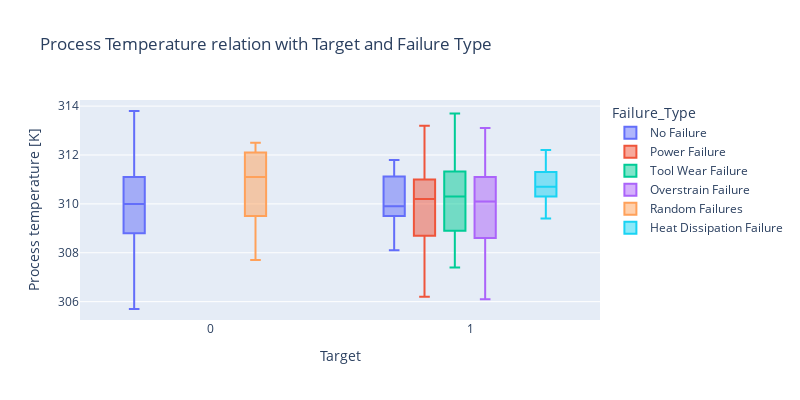

Notebook code cell kept with this figure:
### Code cell
fig= px.box(data, y= 'Process temperature [K]', x= 'Target', title='Process Temperature relation with Target and Failure Type',
color= 'Failure_Type', width=800, height=400)
fig.show()

### Figure 1 — Plotly figure (JSON) as saved in the notebook; plotly's stock layout.template omitted (floating-point values rounded to 4 significant figures; data arrays with more than 128 entries replaced by an {"elided": "..."} marker saying what was removed)
{"data": [{"alignmentgroup": "True", "hovertemplate": "Failure_Type=No Failure<br>Target=%{x}<br>Process temperature [K]=%{y}<extra></extra>", "legendgroup": "No Failure", "marker": {"color": "#636efa"}, "name": "No Failure", "notched": false, "offsetgroup": "No Failure", "orientation": "v", "showlegend": true, "type": "box", "x": {"elided": "9652 int values"}, "x0": " ", "xaxis": "x", "y": {"elided": "9652 float values"}, "y0": " ", "yaxis": "y"}, {"alignmentgroup": "True", "hovertemplate": "Failure_Type=Power Failure<br>Target=%{x}<br>Process temperature [K]=%{y}<extra></extra>", "legendgroup": "Power Failure", "marker": {"color": "#EF553B"}, "name": "Power Failure", "notched": false, "offsetgroup": "Power Failure", "orientation": "v", "showlegend": true, "type": "box", "x": [1, 1, 1, 1, 1, 1, 1, 1, 1, 1, 1, 1, 1, 1, 1, 1, 1, 1, 1, 1, 1, 1, 1, 1, 1, 1, 1, 1, 1, 1, 1, 1, 1, 1, 1, 1, 1, 1, 1, 1, 1, 1, 1, 1, 1, 1, 1, 1, 1, 1, 1, 1, 1, 1, 1, 1, 1, 1, 1, 1, 1, 1, 1, 1, 1, 1, 1, 1, 1, 1, 1, 1, 1, 1, 1, 1, 1, 1, 1, 1, 1, 1, 1, 1, 1, 1, 1, 1, 1, 1, 1, 1, 1, 1, 1], "x0": " ", "xaxis": "x", "y": [309.1, 309, 308.3, 308.5, 308.7, 308.2, 308.3, 308.5, 308.7, 309.8, 307.4, 306.3, 306.2, 307.2, 307.5, 307.7, 307.8, 307.9, 309.5, 310.1, 310.2, 308.7, 308.7, 308, 307.9, 307.7, 308.2, 308.9, 308.7, 308.7, 308.2, 308.6, 308.8, 309.4, 309.8, 309.9, 310.9, 310.4, 310.6, 311, 311.6, 311.5, 311.4, 311.2, 311, 310.6, 311, 310.1, 310.2, 309.8, 309.7, 310.4, 310.2, 312, 312.2, 312.4, 313.1, 312.8, 313.2, 312.6, 312.3, 312.1, 312.2, 312.4, 311.9, 310.2, 310.9, 310.9, 310.1, 310.4, 310.7, 310.6, 310.7, 310.7, 311.4, 311.1, 310.5, 310.4, 310.2, 311.3, 311.2, 311, 311.6, 312.4, 312.2, 310.3, 310.1, 309.7, 308.1, 308.3, 307.9, 309, 310.2, 309.5, 308.2], "y0": " ", "yaxis": "y"}, {"alignmentgroup": "True", "hovertemplate": "Failure_Type=Tool Wear Failure<br>Target=%{x}<br>Process temperature [K]=%{y}<extra></extra>", "legendgroup": "Tool Wear Failure", "marker": {"color": "#00cc96"}, "name": "Tool Wear Failure", "notched": false, "offsetgroup": "Tool Wear Failure", "orientation": "v", "showlegend": true, "type": "box", "x": [1, 1, 1, 1, 1, 1, 1, 1, 1, 1, 1, 1, 1, 1, 1, 1, 1, 1, 1, 1, 1, 1, 1, 1, 1, 1, 1, 1, 1, 1, 1, 1, 1, 1, 1, 1, 1, 1, 1, 1, 1, 1, 1, 1, 1], "x0": " ", "xaxis": "x", "y": [308.9, 307.8, 308.5, 307.4, 307.6, 308, 309.2, 308.4, 309.3, 309.4, 309.6, 310.9, 310.9, 311.3, 311.5, 310.8, 310.9, 309.7, 310.5, 311.4, 312, 313.7, 313.2, 312.3, 310.2, 310.6, 310.6, 309.9, 309.9, 311, 310.3, 311.4, 311.8, 311.7, 311.7, 311.8, 310.7, 309.5, 308.3, 308.5, 308.8, 308.1, 308.9, 310.7, 309.8], "y0": " ", "yaxis": "y"}, {"alignmentgroup": "True", "hovertemplate": "Failure_Type=Overstrain Failure<br>Target=%{x}<br>Process temperature [K]=%{y}<extra></extra>", "legendgroup": "Overstrain Failure", "marker": {"color": "#ab63fa"}, "name": "Overstrain Failure", "notched": false, "offsetgroup": "Overstrain Failure", "orientation": "v", "showlegend": true, "type": "box", "x": [1, 1, 1, 1, 1, 1, 1, 1, 1, 1, 1, 1, 1, 1, 1, 1, 1, 1, 1, 1, 1, 1, 1, 1, 1, 1, 1, 1, 1, 1, 1, 1, 1, 1, 1, 1, 1, 1, 1, 1, 1, 1, 1, 1, 1, 1, 1, 1, 1, 1, 1, 1, 1, 1, 1, 1, 1, 1, 1, 1, 1, 1, 1, 1, 1, 1, 1, 1, 1, 1, 1, 1, 1, 1, 1, 1, 1, 1], "x0": " ", "xaxis": "x", "y": [308.2, 308.1, 308.2, 308.3, 308.3, 308.5, 309.6, 308.1, 306.1, 307.8, 307.8, 307.8, 308.1, 310.4, 310.4, 309.8, 308.4, 308.2, 307.3, 309.4, 308.6, 308.5, 308.8, 309, 309.1, 309.3, 309.3, 309.8, 310.1, 310.8, 310.8, 310.9, 311.2, 311.6, 311, 310.8, 310.5, 311.8, 312.7, 313.1, 312.9, 313, 312.4, 312.4, 312.2, 311.8, 310.7, 311.1, 311, 310.5, 309.9, 310.7, 311.6, 310.3, 311.9, 311.1, 311.2, 311.8, 311.8, 311.8, 311.9, 311.9, 310.9, 310.8, 309.8, 308.4, 308.1, 308.2, 308.6, 309.8, 309.9, 310, 309.8, 310.1, 310.2, 310.3, 309.4, 309.3], "y0": " ", "yaxis": "y"}, {"alignmentgroup": "True", "hovertemplate": "Failure_Type=Random Failures<br>Target=%{x}<br>Process temperature [K]=%{y}<extra></extra>", "legendgroup": "Random Failures", "marker": {"color": "#FFA15A"}, "name": "Random Failures", "notched": false, "offsetgroup": "Random Failures", "orientation": "v", "showlegend": true, "type": "box", "x": [0, 0, 0, 0, 0, 0, 0, 0, 0, 0, 0, 0, 0, 0, 0, 0, 0, 0], "x0": " ", "xaxis": "x", "y": [308.3, 309.8, 307.7, 309.5, 309, 309.2, 310.5, 312.3, 312.1, 312.5, 312.2, 311.9, 312.1, 310.7, 311.2, 311, 311.7, 311.9], "y0": " ", "yaxis": "y"}, {"alignmentgroup": "True", "hovertemplate": "Failure_Type=Heat Dissipation Failure<br>Target=%{x}<br>Process temperature [K]=%{y}<extra></extra>", "legendgroup": "Heat Dissipation Failure", "marker": {"color": "#19d3f3"}, "name": "Heat Dissipation Failure", "notched": false, "offsetgroup": "Heat Dissipation Failure", "orientation": "v", "showlegend": true, "type": "box", "x": [1, 1, 1, 1, 1, 1, 1, 1, 1, 1, 1, 1, 1, 1, 1, 1, 1, 1, 1, 1, 1, 1, 1, 1, 1, 1, 1, 1, 1, 1, 1, 1, 1, 1, 1, 1, 1, 1, 1, 1, 1, 1, 1, 1, 1, 1, 1, 1, 1, 1, 1, 1, 1, 1, 1, 1, 1, 1, 1, 1, 1, 1, 1, 1, 1, 1, 1, 1, 1, 1, 1, 1, 1, 1, 1, 1, 1, 1, 1, 1, 1, 1, 1, 1, 1, 1, 1, 1, 1, 1, 1, 1, 1, 1, 1, 1, 1, 1, 1, 1, 1, 1, 1, 1, 1, 1, 1, 1, 1, 1, 1, 1], "x0": " ", "xaxis": "x", "y": [309.4, 310.9, 310.8, 310.9, 310.9, 310.6, 310.9, 310.7, 310.4, 310.4, 310.4, 310.4, 310.7, 310.7, 310.7, 310.4, 310.2, 310.2, 310.4, 310.4, 310.5, 310.5, 310.6, 310.6, 310.6, 310.9, 310.7, 310.6, 310.6, 310.7, 310.7, 311, 310.9, 310.9, 311, 311.1, 310.9, 310.1, 309.9, 309.9, 309.9, 309.9, 310.3, 310.1, 310.1, 309.8, 310.1, 309.9, 309.5, 310, 310.1, 310.1, 310.2, 310.3, 310.1, 310.2, 310.1, 310.1, 310.2, 310.3, 310.3, 310.5, 310.5, 310.4, 310.4, 310.2, 310.2, 310.5, 310.3, 310.2, 310.4, 310.6, 310.7, 310.8, 310.9, 311.2, 311.2, 311, 311.1, 311.3, 311.3, 311.3, 311.2, 311.2, 311.4, 311.4, 311.4, 311.3, 311.4, 311.5, 311.8, 311.6, 311.7, 311.8, 311.8, 311.8, 311.6, 311.5, 311.4, 311.2, 311.7, 311.6, 311.9, 312, 311.9, 312.2, 312, 311.9, 311.8, 311.9, 311.8, 312.1], "y0": " ", "yaxis": "y"}], "layout": {"boxmode": "group", "height": 400, "legend": {"title": {"text": "Failure_Type"}, "tracegroupgap": 0}, "title": {"text": "Process Temperature relation with Target and Failure Type"}, "width": 800, "xaxis": {"anchor": "y", "domain": [0, 1], "title": {"text": "Target"}}, "yaxis": {"anchor": "x", "domain": [0, 1], "title": {"text": "Process temperature [K]"}}}}
